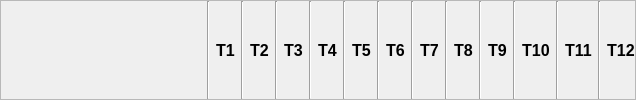
               <widget class="QFrame" name="frame_14">
                <property name="styleSheet">
                 <string notr="true">#frame_14{
border: 1px solid #ccc
}</string>
                </property>
                <property name="frameShape">
                 <enum>QFrame::StyledPanel</enum>
                </property>
                <property name="frameShadow">
                 <enum>QFrame::Raised</enum>
                </property>
                <layout class="QHBoxLayout" name="horizontalLayout_5">
                 <property name="leftMargin">
                  <number>0</number>
                 </property>
                 <property name="topMargin">
                  <number>0</number>
                 </property>
                 <property name="rightMargin">
                  <number>0</number>
                 </property>
                 <property name="bottomMargin">
                  <number>0</number>
                 </property>
                 <item>
                  <widget class="QLabel" name="label_60">
                   <property name="minimumSize">
                    <size>
                     <width>200</width>
                     <height>0</height>
                    </size>
                   </property>
                   <property name="maximumSize">
                    <size>
                     <width>200</width>
                     <height>16777215</height>
                    </size>
                   </property>
                   <property name="text">
                    <string/>
                   </property>
                  </widget>
                 </item>
                 <item>
                  <widget class="Line" name="line_12">
                   <property name="orientation">
                    <enum>Qt::Vertical</enum>
                   </property>
                  </widget>
                 </item>
                 <item>
                  <widget class="QLabel" name="label_57">
                   <property name="font">
                    <font>
                     <pointsize>12</pointsize>
                     <weight>75</weight>
                     <bold>true</bold>
                    </font>
                   </property>
                   <property name="text">
                    <string>T1</string>
                   </property>
                   <property name="alignment">
                    <set>Qt::AlignCenter</set>
                   </property>
                  </widget>
                 </item>
                 <item>
                  <widget class="Line" name="line">
                   <property name="orientation">
                    <enum>Qt::Vertical</enum>
                   </property>
                  </widget>
                 </item>
                 <item>
                  <widget class="QLabel" name="label_59">
                   <property name="font">
                    <font>
                     <pointsize>12</pointsize>
                     <weight>75</weight>
                     <bold>true</bold>
                    </font>
                   </property>
                   <property name="text">
                    <string>T2</string>
                   </property>
                   <property name="alignment">
                    <set>Qt::AlignCenter</set>
                   </property>
                  </widget>
                 </item>
                 <item>
                  <widget class="Line" name="line_2">
                   <property name="orientation">
                    <enum>Qt::Vertical</enum>
                   </property>
                  </widget>
                 </item>
                 <item>
                  <widget class="QLabel" name="label_61">
                   <property name="font">
                    <font>
                     <pointsize>12</pointsize>
                     <weight>75</weight>
                     <bold>true</bold>
                    </font>
                   </property>
                   <property name="text">
                    <string>T3</string>
                   </property>
                   <property name="alignment">
                    <set>Qt::AlignCenter</set>
                   </property>
                  </widget>
                 </item>
                 <item>
                  <widget class="Line" name="line_3">
                   <property name="orientation">
                    <enum>Qt::Vertical</enum>
                   </property>
                  </widget>
                 </item>
                 <item>
                  <widget class="QLabel" name="label_62">
                   <property name="font">
                    <font>
                     <pointsize>12</pointsize>
                     <weight>75</weight>
                     <bold>true</bold>
                    </font>
                   </property>
                   <property name="text">
                    <string>T4</string>
                   </property>
                   <property name="alignment">
                    <set>Qt::AlignCenter</set>
                   </property>
                  </widget>
                 </item>
                 <item>
                  <widget class="Line" name="line_4">
                   <property name="orientation">
                    <enum>Qt::Vertical</enum>
                   </property>
                  </widget>
                 </item>
                 <item>
                  <widget class="QLabel" name="label_63">
                   <property name="font">
                    <font>
                     <pointsize>12</pointsize>
                     <weight>75</weight>
                     <bold>true</bold>
                    </font>
                   </property>
                   <property name="text">
                    <string>T5</string>
                   </property>
                   <property name="alignment">
                    <set>Qt::AlignCenter</set>
                   </property>
                  </widget>
                 </item>
                 <item>
                  <widget class="Line" name="line_5">
                   <property name="orientation">
                    <enum>Qt::Vertical</enum>
                   </property>
                  </widget>
                 </item>
                 <item>
                  <widget class="QLabel" name="label_64">
                   <property name="font">
                    <font>
                     <pointsize>12</pointsize>
                     <weight>75</weight>
                     <bold>true</bold>
                    </font>
                   </property>
                   <property name="text">
                    <string>T6</string>
                   </property>
                   <property name="alignment">
                    <set>Qt::AlignCenter</set>
                   </property>
                  </widget>
                 </item>
                 <item>
                  <widget class="Line" name="line_6">
                   <property name="orientation">
                    <enum>Qt::Vertical</enum>
                   </property>
                  </widget>
                 </item>
                 <item>
                  <widget class="QLabel" name="label_65">
                   <property name="font">
                    <font>
                     <pointsize>12</pointsize>
                     <weight>75</weight>
                     <bold>true</bold>
                    </font>
                   </property>
                   <property name="text">
                    <string>T7</string>
                   </property>
                   <property name="alignment">
                    <set>Qt::AlignCenter</set>
                   </property>
                  </widget>
                 </item>
                 <item>
                  <widget class="Line" name="line_7">
                   <property name="orientation">
                    <enum>Qt::Vertical</enum>
                   </property>
                  </widget>
                 </item>
                 <item>
                  <widget class="QLabel" name="label_66">
                   <property name="font">
                    <font>
                     <pointsize>12</pointsize>
                     <weight>75</weight>
                     <bold>true</bold>
                    </font>
                   </property>
                   <property name="text">
                    <string>T8</string>
                   </property>
                   <property name="alignment">
                    <set>Qt::AlignCenter</set>
                   </property>
                  </widget>
                 </item>
                 <item>
                  <widget class="Line" name="line_8">
                   <property name="orientation">
                    <enum>Qt::Vertical</enum>
                   </property>
                  </widget>
                 </item>
                 <item>
                  <widget class="QLabel" name="label_67">
                   <property name="font">
                    <font>
                     <pointsize>12</pointsize>
                     <weight>75</weight>
                     <bold>true</bold>
                    </font>
                   </property>
                   <property name="text">
                    <string>T9</string>
                   </property>
                   <property name="alignment">
                    <set>Qt::AlignCenter</set>
                   </property>
                  </widget>
                 </item>
                 <item>
                  <widget class="Line" name="line_9">
                   <property name="orientation">
                    <enum>Qt::Vertical</enum>
                   </property>
                  </widget>
                 </item>
                 <item>
                  <widget class="QLabel" name="label_68">
                   <property name="font">
                    <font>
                     <pointsize>12</pointsize>
                     <weight>75</weight>
                     <bold>true</bold>
                    </font>
                   </property>
                   <property name="text">
                    <string>T10</string>
                   </property>
                   <property name="alignment">
                    <set>Qt::AlignCenter</set>
                   </property>
                  </widget>
                 </item>
                 <item>
                  <widget class="Line" name="line_10">
                   <property name="orientation">
                    <enum>Qt::Vertical</enum>
                   </property>
                  </widget>
                 </item>
                 <item>
                  <widget class="QLabel" name="label_69">
                   <property name="font">
                    <font>
                     <pointsize>12</pointsize>
                     <weight>75</weight>
                     <bold>true</bold>
                    </font>
                   </property>
                   <property name="text">
                    <string>T11</string>
                   </property>
                   <property name="alignment">
                    <set>Qt::AlignCenter</set>
                   </property>
                  </widget>
                 </item>
                 <item>
                  <widget class="Line" name="line_11">
                   <property name="orientation">
                    <enum>Qt::Vertical</enum>
                   </property>
                  </widget>
                 </item>
                 <item>
                  <widget class="QLabel" name="label_70">
                   <property name="font">
                    <font>
                     <pointsize>12</pointsize>
                     <weight>75</weight>
                     <bold>true</bold>
                    </font>
                   </property>
                   <property name="text">
                    <string>T12</string>
                   </property>
                   <property name="alignment">
                    <set>Qt::AlignCenter</set>
                   </property>
                  </widget>
                 </item>
                </layout>
               </widget>
